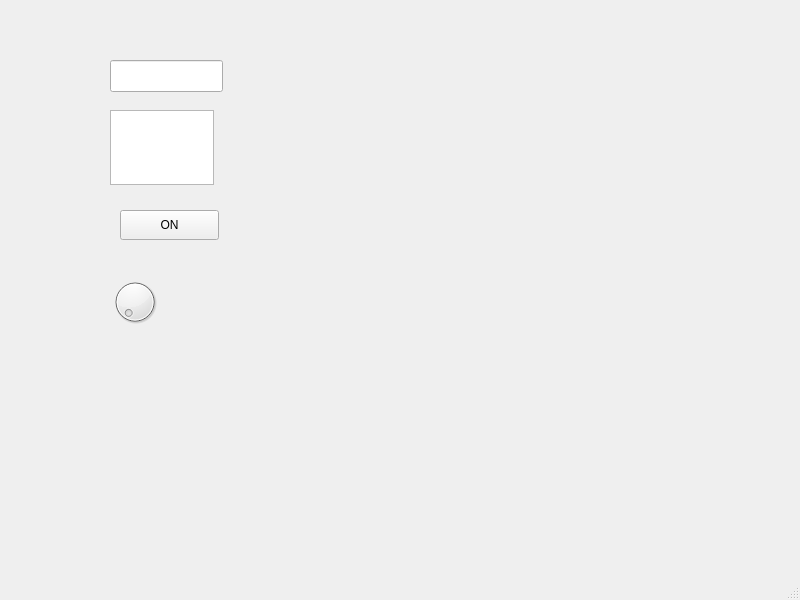
<?xml version="1.0" encoding="UTF-8"?>
<ui version="4.0">
 <class>MainWindow</class>
 <widget class="QMainWindow" name="MainWindow">
  <property name="geometry">
   <rect>
    <x>0</x>
    <y>0</y>
    <width>800</width>
    <height>600</height>
   </rect>
  </property>
  <property name="windowTitle">
   <string>MainWindow</string>
  </property>
  <widget class="QWidget" name="centralwidget">
   <widget class="QLineEdit" name="lineTestBox">
    <property name="geometry">
     <rect>
      <x>110</x>
      <y>60</y>
      <width>113</width>
      <height>32</height>
     </rect>
    </property>
   </widget>
   <widget class="QTextEdit" name="textEdit">
    <property name="geometry">
     <rect>
      <x>110</x>
      <y>110</y>
      <width>104</width>
      <height>75</height>
     </rect>
    </property>
   </widget>
   <widget class="QDial" name="dial">
    <property name="geometry">
     <rect>
      <x>110</x>
      <y>270</y>
      <width>50</width>
      <height>64</height>
     </rect>
    </property>
   </widget>
   <widget class="QPushButton" name="btn">
    <property name="geometry">
     <rect>
      <x>120</x>
      <y>210</y>
      <width>99</width>
      <height>30</height>
     </rect>
    </property>
    <property name="text">
     <string>ON</string>
    </property>
   </widget>
  </widget>
  <widget class="QMenuBar" name="menubar">
   <property name="geometry">
    <rect>
     <x>0</x>
     <y>0</y>
     <width>800</width>
     <height>28</height>
    </rect>
   </property>
  </widget>
  <widget class="QStatusBar" name="statusbar"/>
 </widget>
 <resources/>
 <connections/>
</ui>
